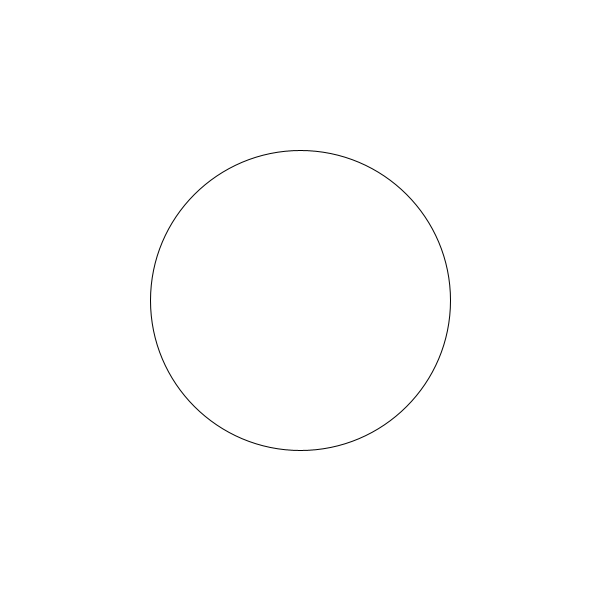
Frame 1 (no input)
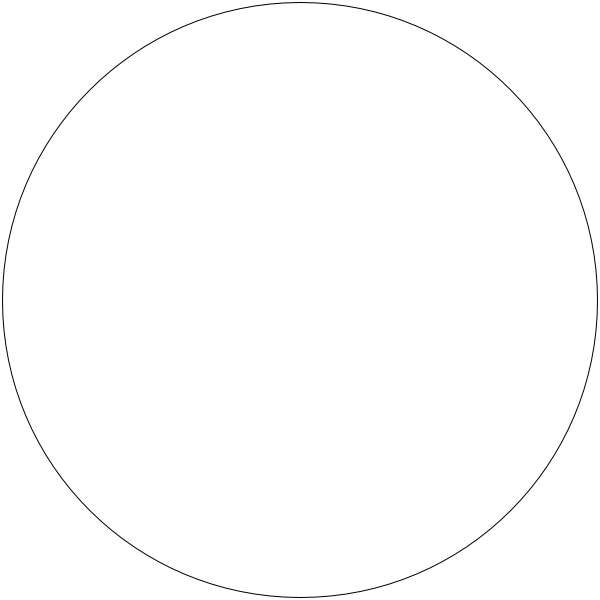
Frame 60 (the mouse pressed at the canvas centre just before this capture)
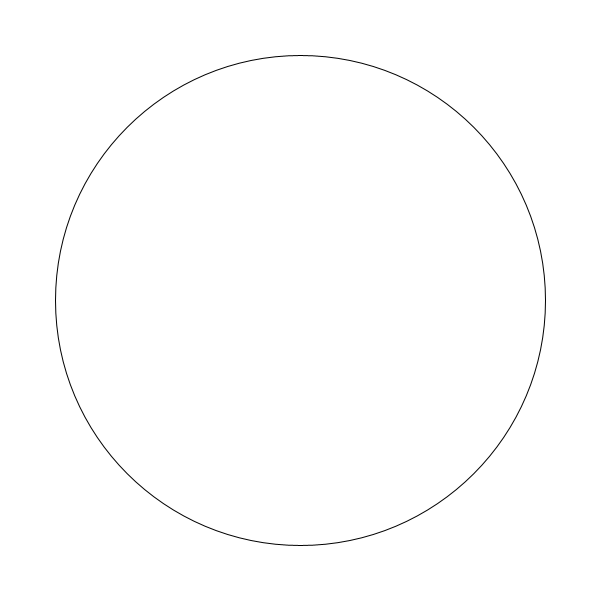
Frame 120 (the mouse held since frame 60 and released just before this capture)

The Processing sketch that drew these frames (run headless with seeded random() and noise(); from frame 60 on, the mouse is pressed at the canvas centre):

// Processing sketch: sketch_260218a
// ── sketch_260218a.pde
//Lawrence Su
//Animation Checkpoint
// Thursday Feb 18 2026
int x;
int y;

void setup() {
  size(600, 600);
  x=300;
  y=300;
}

void draw() {
  background(255);
  ellipse(300, 300, x, y);
  x=x+5;
  y=y+5;
  if (y>700) {
    y=300;
    if (x>700) 
      x=300;
    }
}
